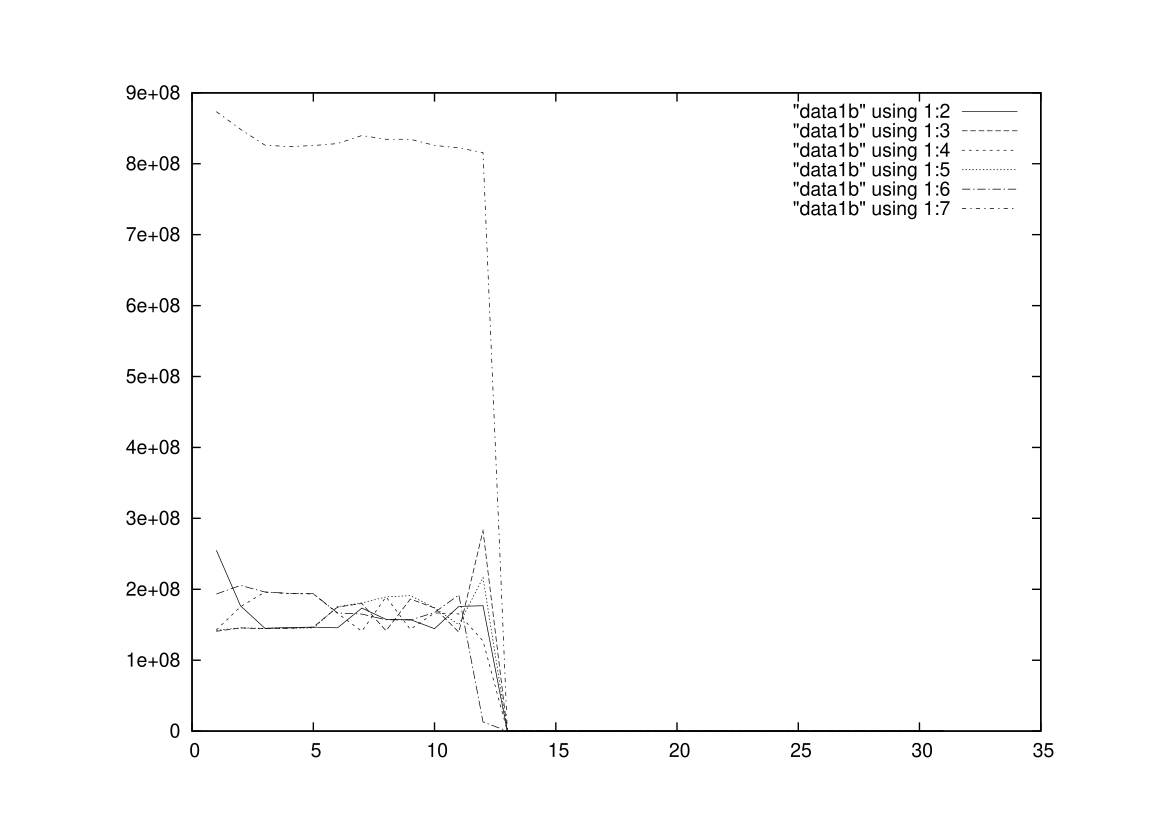

Generate this figure with gnuplot:
set term postscript
set output "plot1b.ps"
set yrange [0:]
plot "data1b" using 1:2 with lines, "data1b" using 1:3 with lines, "data1b" using 1:4 with lines, "data1b" using 1:5 with lines, "data1b" using 1:6 with lines, "data1b" using 1:7 with lines
